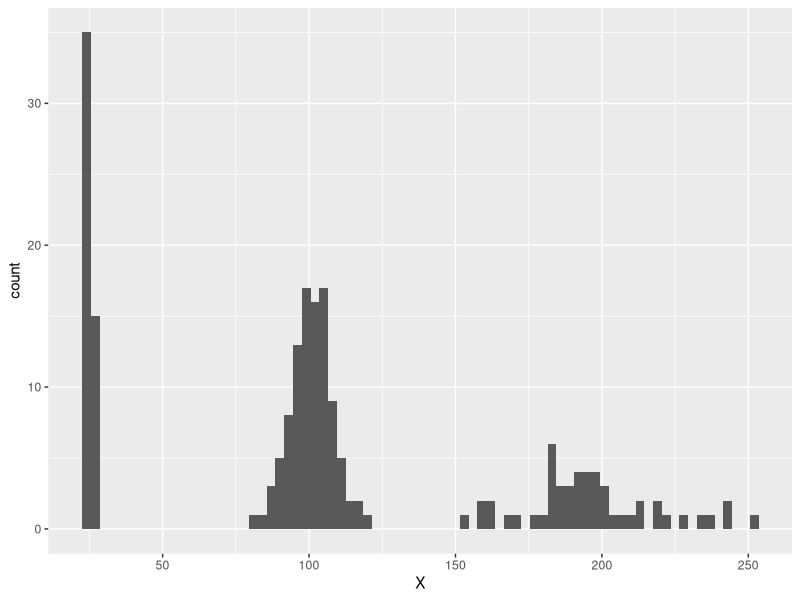
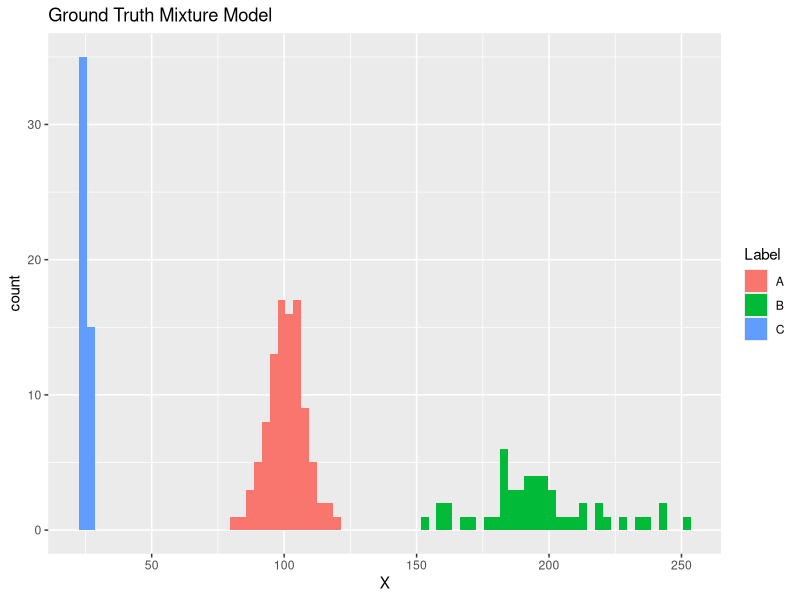
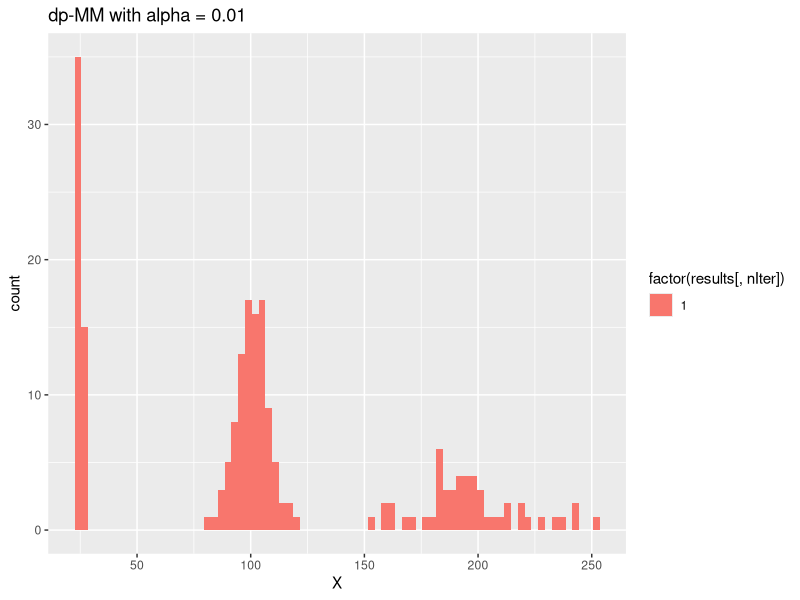
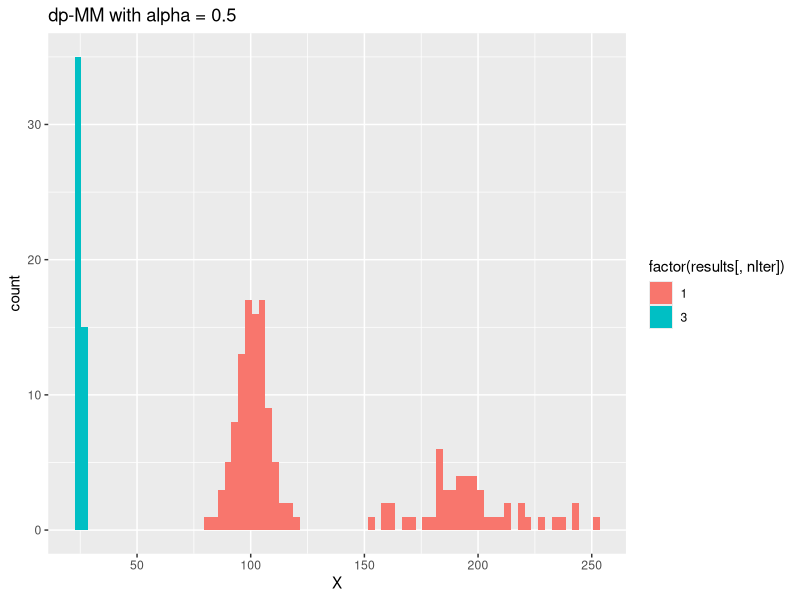
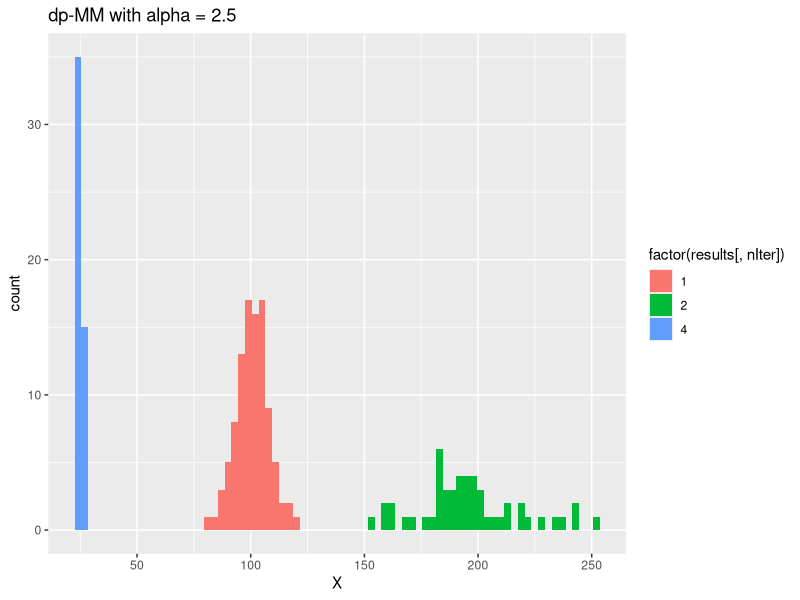
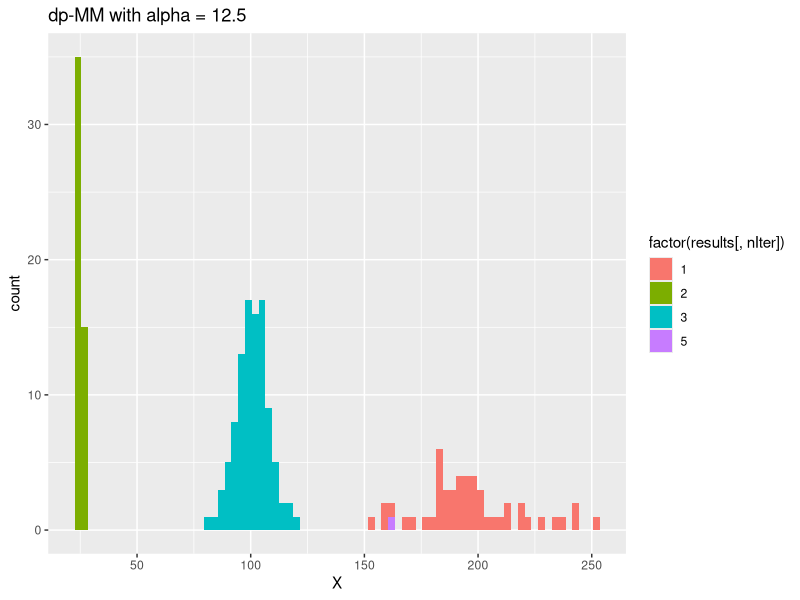
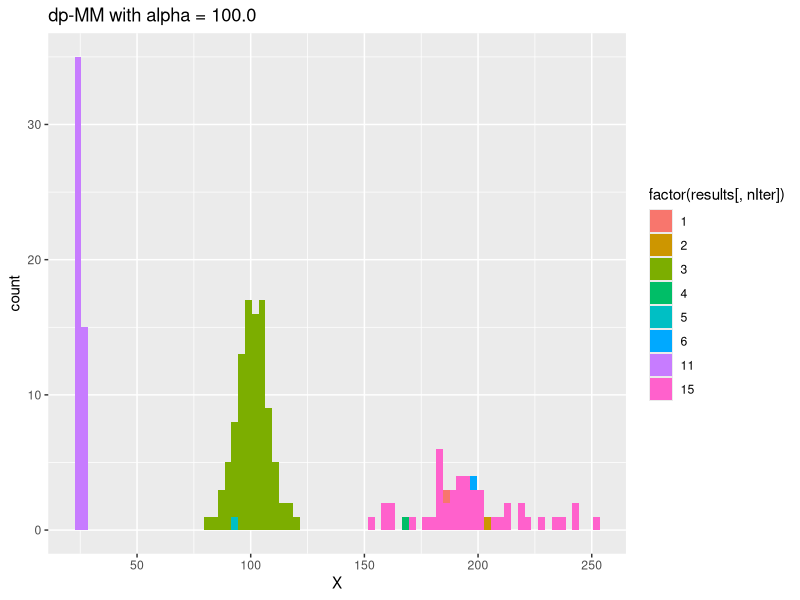

Here is the R script that generated these plots, in order:
# Description: 
#   This script shows univariate Gaussian DP mixture model
#
# Details:
#   Likelihood: x_i|mu_i,T_i ~ N(mu, 1/T)
#   Random effect: (mu, T) ~ G
#   Prior: G ~ DP(alpha, G0), where G0 ~ NormalGamma(mu0, kappa0, tau0, beta0)
#   
#   Posterior: mu, T|X ~ NormalGamma(muN, kappaN, tauN, betaN), where
#     xm: mean(x)
#     muN: (kappa0 * mu0 + N * xm) / kappaN
#     kappaN: kappa0 + N
#     tauN: tau0 + N / 2
#     betaN: beta0 + 0.5 * sum((x - xm)^2) + (kappa0 * N *(xm - mu0)^2) / (2 * kappaN)
#
#   Marginal Distributions:
#   By construction, the marginal distribution over T is a gamma distribution.
#   The conditional distribution over X given T is a Gaussian distribution. 
#   The marginal distribution over X is a three-parameter non-standardized Student's t-distribution

# License: GNU v3
#
# Date: October 19, 2016
#
# Authors:
#    Originally called dpmm.R.
#    Rcode was written by John Myles White.
#    Rcode was modified by Jiali Lin.
#    Depts. of Statistics, Virginia Tech,
#    Hutcheson Hall, 403K, Blacksburg, VA 24061 
#
# Source: 
#   https://github.com/johnmyleswhite/bayesian_nonparametrics/blob/master/code/dpmm/dpmm.R
# 
# Reference:
#   https://en.wikipedia.org/wiki/Normal-gamma_distribution
#   https://www.cs.ubc.ca/~murphyk/Papers/bayesGauss.pdf

rm(list = ls())

library(ggplot2)

t_logpdf <- function(x, mu, v, df)
{
  # Generalized t-Distribution log PDF
  g <- lgamma(0.5 * df + 0.5) - lgamma(0.5 * df) - log(sqrt(df * pi * v))
  return(g - 0.5 * (df + 1) * log(1 + (1 / df) * ((x - mu)^2) / v))
}

normalize_logprob <- function(log.prob)
{
  # Normalize a log probability vector without numerical underflow/overflow
  
  # Compute the log of the normalizing constant.
  g <- log(sum(exp(log.prob - max(log.prob)))) + max(log.prob)
  
  # Find probabilities by exponentiating normalized log probabilities.
  return(exp(log.prob - g))
}

dpmm_loglik <- function(xn, x, tau0, beta0, mu0, kappa0)
{
  # Calculate the log likelihood for the Gaussian DP mixture model
  # Mean and variance parameters marginalized under normal-gamma prior
  # This corresponds to a generalized Student's t-distribution
  # NB: some constant terms are ignored
  
  N <- length(x)
  kappaN <- kappa0 + N
  tauN <- tau0 + N / 2
  
  if (N > 0)
  {
    # If there previous observations, use the current posterior.
    xm <- mean(x)
    betaN <- beta0 + 0.5 * sum((x - xm)^2) + (kappa0 * N *(xm - mu0)^2) / (2 * kappaN)
    muN <- (kappa0 * mu0 + N * xm) / kappaN
  }
  else
  {
    # If there are no previous observations, revert to the prior.
    betaN <- beta0
    muN <- mu0
  }
  
  return(t_logpdf(xn, muN, betaN * (kappaN + 1) / (tauN * kappaN), 2 * kappaN))
}


dpmm_gibbs <- function(x, alpha, tau0, beta0, mu0, kappa0, nIter)
{
  # Gibbs sampling for the Gaussian Dirichlet process mixture model
  #
  # Inputs:
  #  x - data (vector of length N)
  #  alpha - DP concentration parameter
  #  tau0 - normal-gamma prior shape
  #  beta0 - normal-gamma prior rate (inverse scale)
  #  kappa0 - normal-gamma prior precision scaling parameter
  #  nIter - number of Gibbs iterations
  #
  # Outputs:
  #  C, a N x nIter matrix of cluster assignments
  
  N <- length(x)
  p <- rep(1, 1, N)
  C <- matrix(data = NA, nrow = N, ncol = nIter); c <-rep(1, 1, N)
  m <- rep(0, 1, N); m[1] <- N
  logpost <- rep(1, 1, nIter); logprior <- rep(1, 1, N); loglik <- rep(1, 1, N)
  ix <- 1:N
  
  for (i in 1:nIter)
  {
    print(paste("Iteration", i))
    
    for (n in 1:N)
    {
      #all customers except n
      cn <- c[1:N!=n]
      
      #count cluster assignments
      for (k in 1:N)
      {
        m[k] <- sum(cn == k)
      }
      
      if (all(m > 0))
      {
        #active dishes
        K.active <- ix[m > 0]
      }
      else
      {
        #active dishes + 1 new dish
        K.active <- c(ix[m > 0], min(ix[m == 0]))
      }
      for (k in K.active)
      {
        if (m[k] > 0)
        {
          #prior for old dish
          logprior[k] <- log(m[k])
        }
        else
        {
          #prior for new dish
          logprior[k] <- log(alpha)
        }
        #calculate log likelihood
        loglik[k] <- dpmm_loglik(x[n], x[c==k], tau0, beta0, mu0, kappa0)
      }
      
      #posterior
      post <- normalize_logprob(logprior[K.active] + loglik[K.active])
      
      #update cluster assignment
      c[n] <- sample(K.active, 1, rep = TRUE, prob = post)
    }
    
    C[,i] = c
  }
  C
}

set.seed(1)
x <- c(rnorm(100, 100, 8), rnorm(50, 200, 25), rnorm(50, 25, 1))
labels <- c(rep("A", 100), rep("B", 50), rep("C", 50))

df <- data.frame(X = x, Label = labels)

ggplot(df, aes(x = X)) +
  geom_histogram(binwidth = 3)

ggplot(df, aes(x = X, fill = Label)) +
  geom_histogram(binwidth = 3) +
  labs(legend.position = "none") +
  labs(title = "Ground Truth Mixture Model")
#ggsave("dpmm_ground_truth.pdf", height = 7, width = 7)

nIter <- 100
results <- dpmm_gibbs(x, 0.01, 0.1, 0.1, 0, 0.1, nIter)
results[, nIter]

ggplot(df, aes(x = X, fill = factor(results[, nIter]))) +
  geom_histogram(binwidth = 3) +
  labs(legend.position = "none") +
  labs(title = "dp-MM with alpha = 0.01")
#ggsave("dpmm_0.01.pdf", height = 7, width = 7)

nIter <- 100
results <- dpmm_gibbs(x, 0.5, 0.1, 0.1, 0, 0.1, nIter)
results[, nIter]

ggplot(df, aes(x = X, fill = factor(results[, nIter]))) +
  geom_histogram(binwidth = 3) +
  labs(legend.position = "none") +
  labs(title = "dp-MM with alpha = 0.5")
#ggsave("dpmm_0.5.pdf", height = 7, width = 7)

nIter <- 100
results <- dpmm_gibbs(x, 2.5, 0.1, 0.1, 0, 0.1, nIter)
results[, nIter]

ggplot(df, aes(x = X, fill = factor(results[, nIter]))) +
  geom_histogram(binwidth = 3) +
  labs(legend.position = "none") +
  labs(title = "dp-MM with alpha = 2.5")
#ggsave("dpmm_2.5.pdf", height = 7, width = 7)

nIter <- 100
results <- dpmm_gibbs(x, 12.5, 0.1, 0.1, 0, 0.1, nIter)
results[, nIter]

ggplot(df, aes(x = X, fill = factor(results[, nIter]))) +
  geom_histogram(binwidth = 3) +
  labs(legend.position = "none") +
  labs(title = "dp-MM with alpha = 12.5")
#ggsave("dpmm_12.5.pdf", height = 7, width = 7)

nIter <- 100
results <- dpmm_gibbs(x, 100.0, 0.1, 0.1, 0, 0.1, nIter)
results[, nIter]

ggplot(df, aes(x = X, fill = factor(results[, nIter]))) +
  geom_histogram(binwidth = 3) +
  labs(legend.position = "none") +
  labs(title = "dp-MM with alpha = 100.0")
#ggsave("dpmm_100.0.pdf", height = 7, width = 7)

